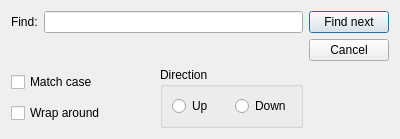
<?xml version="1.0" encoding="UTF-8"?>
<ui version="4.0">
 <class>Find</class>
 <widget class="QDialog" name="Find">
  <property name="windowModality">
   <enum>Qt::WindowModal</enum>
  </property>
  <property name="geometry">
   <rect>
    <x>0</x>
    <y>0</y>
    <width>400</width>
    <height>128</height>
   </rect>
  </property>
  <property name="sizePolicy">
   <sizepolicy hsizetype="Preferred" vsizetype="Preferred">
    <horstretch>0</horstretch>
    <verstretch>0</verstretch>
   </sizepolicy>
  </property>
  <property name="windowTitle">
   <string>Find</string>
  </property>
  <layout class="QGridLayout" name="gridLayout">
   <item row="0" column="2">
    <widget class="QPushButton" name="find_button">
     <property name="text">
      <string>Find next</string>
     </property>
    </widget>
   </item>
   <item row="2" column="2">
    <widget class="QPushButton" name="cancel_button">
     <property name="text">
      <string>Cancel</string>
     </property>
    </widget>
   </item>
   <item row="3" column="0">
    <layout class="QHBoxLayout" name="checks_and_radios_layout">
     <item>
      <layout class="QVBoxLayout" name="checkbox_layout">
       <item>
        <widget class="QCheckBox" name="match_case_checkbox">
         <property name="text">
          <string>Match case</string>
         </property>
        </widget>
       </item>
       <item>
        <widget class="QCheckBox" name="wrap_around_checkbox">
         <property name="text">
          <string>Wrap around</string>
         </property>
        </widget>
       </item>
      </layout>
     </item>
     <item>
      <widget class="QGroupBox" name="find_direction">
       <property name="title">
        <string>Direction</string>
       </property>
       <layout class="QHBoxLayout" name="horizontalLayout_4">
        <item>
         <widget class="QRadioButton" name="up_radio">
          <property name="text">
           <string>Up</string>
          </property>
         </widget>
        </item>
        <item>
         <widget class="QRadioButton" name="down_radio">
          <property name="text">
           <string>Down</string>
          </property>
         </widget>
        </item>
       </layout>
      </widget>
     </item>
    </layout>
   </item>
   <item row="0" column="0">
    <layout class="QHBoxLayout" name="find_text_layout">
     <item>
      <widget class="QLabel" name="find_label">
       <property name="sizePolicy">
        <sizepolicy hsizetype="Preferred" vsizetype="Preferred">
         <horstretch>0</horstretch>
         <verstretch>0</verstretch>
        </sizepolicy>
       </property>
       <property name="text">
        <string>Find:</string>
       </property>
      </widget>
     </item>
     <item>
      <widget class="QLineEdit" name="find_line_edit"/>
     </item>
    </layout>
   </item>
  </layout>
 </widget>
 <resources/>
 <connections/>
</ui>
